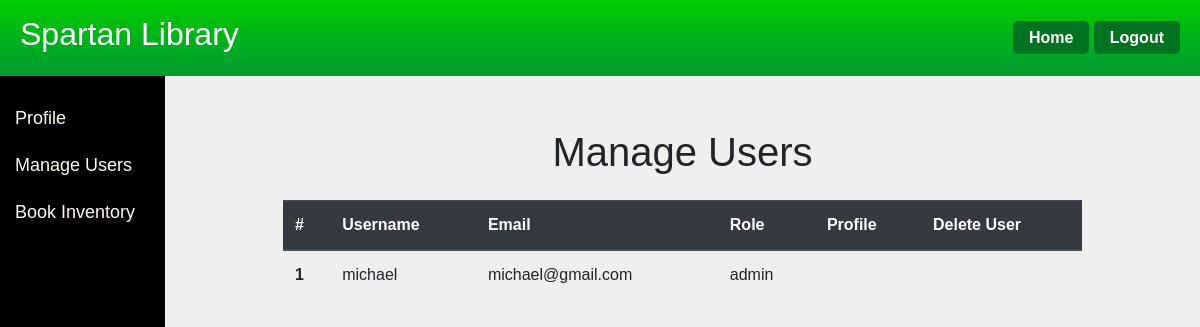
/manage_users (signed in), run on an earlier commit of the app's database.
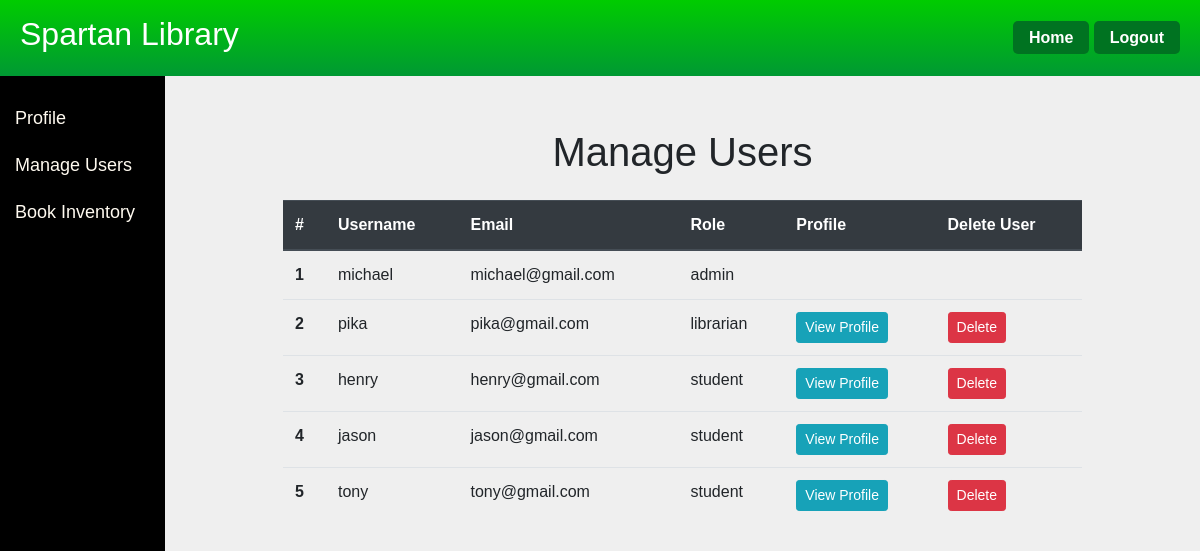
And on a later commit of the database.
### app/models.py (models this page shows, shortened)
class User(db.Model, UserMixin):
    id = db.Column(db.Integer, primary_key = True)
    first = db.Column(db.String)
    last = db.Column(db.String)
    email = db.Column(db.String(32), unique=True)
    username = db.Column(db.String, unique=True)
    password = db.Column(db.String(200))
    role = db.Column(db.String(10))
    bio = db.Column(db.String)
    dob = db.Column(db.String)
    location = db.Column(db.String)
    books_checked_out = db.relationship('Book', secondary=user_books, backref=db.backref('checked_out_by', lazy='dynamic'))

### app/routes.py (the view)
@main.route('/manage_users')
@login_required
def manage_users():
    users = User.query.filter(User.role != 'guest').all()
    role_priority = {'admin': 0, 'librarian': 1, 'student': 2}
    sorted_users = sorted(users, key=lambda u: (role_priority.get(u.role, 3), u.username))
    return render_template('manage_users.html', users=sorted_users, role=current_user.role)

### app/models.py (called while the page is built)
@login.user_loader
def load_user(id):
    return User.query.get(int(id))

### app/templates/manage_users.html (shortened to what this page needs)
{% extends "home.html" %}
{% block mycontent %}
<div class="container mt-5">
    <div class="row justify-content-center">
        <div class="col-md-10">
            <h1 class="mb-4 text-center">Manage Users</h1>
            <table class="table">
                <thead class="thead-dark">
                    <tr>
                        <th scope="col">#</th>
                        <th scope="col">Username</th>
                        <th scope="col">Email</th>
                        <th scope="col">Role</th>
                        <th scope="col">Profile</th>
                        <th scope="col">Delete User</th>
                    </tr>
                </thead>
                <tbody>
                    {% for user in users %}
                    <tr>
                        <th scope="row">{{ loop.index }}</th>
                        <td>{{ user.username }}</td>
                        <td>{{ user.email }}</td>
                        <td>{{ user.role }}</td>
                        <td>
                            {% if user.id != current_user.id %}
                                <a href="{{ url_for('main.user_profile', user_id=user.id) }}" class="btn btn-info btn-sm">View Profile</a>
                            {% endif %}
                        </td>
                        <td>
                            {% if user.id != current_user.id and user.role != 'admin' %}
                                <form action="{{ url_for('main.delete_user', user_id=user.id) }}" method="post" style="display: inline-block;"
                                    onsubmit="return confirm('Are you sure you want to delete this user?');">
                                    <button type="submit" class="btn btn-danger btn-sm">Delete</button>
                                </form>
                            {% endif %}
                        </td>
                    </tr>
                    {% else %}
                    <tr>
                        <td colspan="6" class="text-center">No users found.</td>
                    </tr>
                    {% endfor %}
                </tbody>
            </table>
        </div>
    </div>
</div>
{% endblock %}

### app/templates/home.html (shortened to what this page needs)
<!DOCTYPE HTML>
<html>
<head>
    <link rel="stylesheet" href="https://stackpath.bootstrapcdn.com/bootstrap/4.3.1/css/bootstrap.min.css">
</head>
<body>
    <div class="navbar">
        <div><h2>Spartan Library</h2></div>
        <div>
            <a href="/home">Home</a>
            <a href="/logout">Logout</a>
        </div>
    </div>
    <div class="sidebar">
        {% if role == 'admin' %}
            <a class="nav-item nav-link" href="/profile">Profile</a>
            <a class="nav-item nav-link" href="/manage_users">Manage Users</a>
            <a class="nav-item nav-link" href="/book_inventory">Book Inventory</a>
        {% elif role == 'librarian' %}
            <a class="nav-item nav-link" href="/profile">Profile</a>
            <a class="nav-item nav-link" href="/manage_users">Manage Users</a>
            <a class="nav-item nav-link" href="/book_inventory">Book Inventory</a>
        {% elif role == 'student' %}
            <a class="nav-item nav-link" href="/profile">Profile</a>
            <a class="nav-item nav-link" href="/book_inventory">Browse Books</a>
            <a class="nav-item nav-link" href="/my_books">My Books</a>
            <a class="nav-item nav-link" href="/help">Help</a>
        {% elif role == 'guest' %}
            <a class="nav-item nav-link" href="/book_inventory">Browse Books</a>
            <a class="nav-item nav-link" href="/help">Help</a>
        {% endif %}
    </div>
    <div class="restContent">
        {% block mycontent %}{% endblock %}
    </div>
</body>
</html>

### app/templates/home.html (style rules this page uses)
body, html { margin: 0; padding: 0; font-family: 'Cambria', sans-serif; background-color: #efefef; height: 100%; overflow: auto; }
.navbar { background: linear-gradient(to bottom, #00cc00 0%, #009933 100%); color: white; display: flex; justify-content: space-between; align-items: center; position: fixed; top: 0; width: 100%; padding: 15px 20px; box-sizing: border-box; z-index: 2; }
.navbar a { color: white; text-decoration: none; padding: 8px 16px; font-weight: bold; border-radius: 5px; transition: background-color 0.3s; background-color: #007321; }
.sidebar { height: calc(100% - 60px); width: 165px; position: fixed; z-index: 1; top: 75px; bottom: 0; left: 0; background-color: black; overflow-x: hidden; padding-top: 20px; }
.sidebar a { padding: 10px 15px; text-decoration: none; font-size: 18px; color: floralwhite; display: block; }
.restContent { margin-left: 165px; padding: 20px; margin-top: 60px; }

What changed in the data, as far as the page shows it:
added User: username "pika", email "pika@gmail.com", role "librarian"
added User: username "henry", email "henry@gmail.com", role "student"
added User: username "jason", email "jason@gmail.com", role "student"
added User: username "tony", email "tony@gmail.com", role "student"
